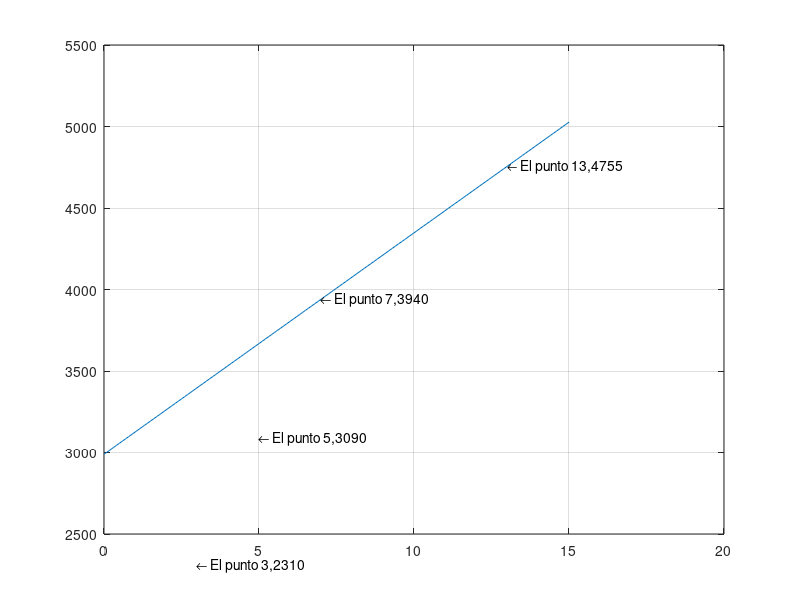
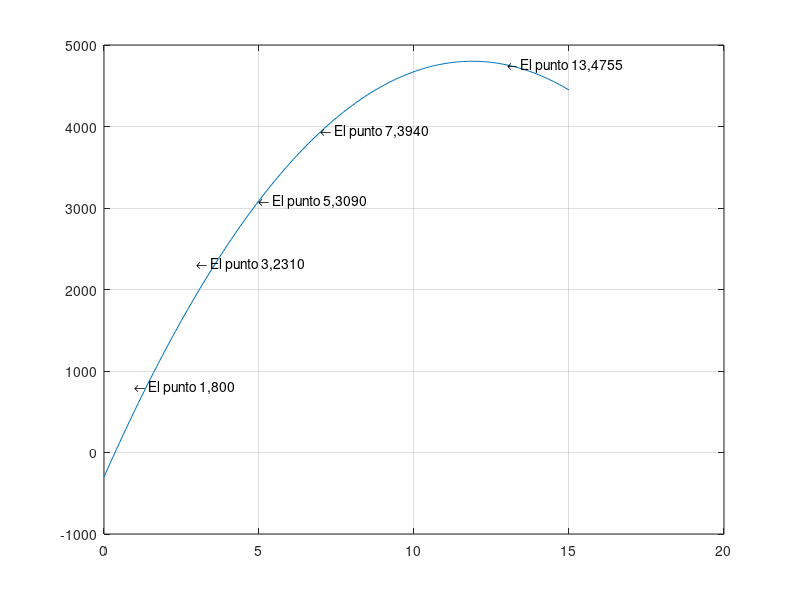
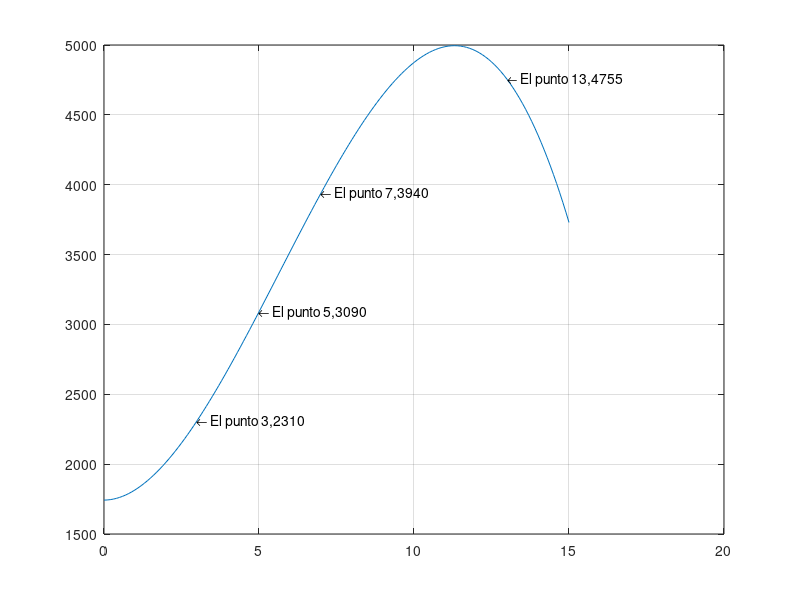
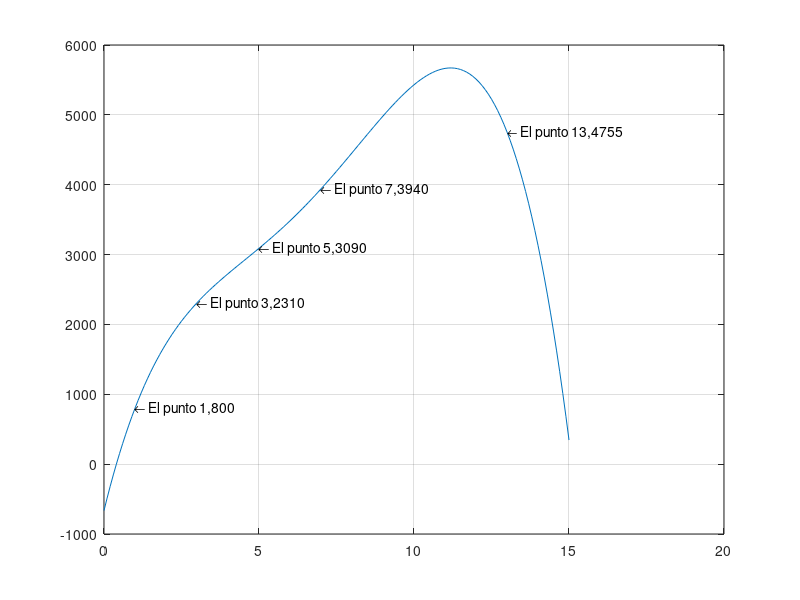

The MATLAB source for these figures, in order:
% Polinomio de interpolacion de Lagrange
% Programacion Numerica
% Jose Luis Romero Vazquez
% 26/05/21

clc, clear

%xs=[1 3 5 7 13];
%ys=[800 2310 3090 3940 4755];
xs=[5 7 13];
ys=[3090 3940 4755];
%xs=[7 13];
%ys=[3940 4755];
x=10;

n=length(xs);

yi=0;
pol='0';
%Para contruir la funcion, se inicializa en 0 donde se alamacenaran los
%coeficientes y texto que lo componen

%Calcular los n factores de lagrange
for i=1:n
%cada factor es el producto de (x-xj)/(xi-xj) donde i sea distinto de j  
    producto=ys(i);
    termino=num2str(ys(i));
    %Convertir a texto 
    for j=1:n
        if i~=j
            producto=producto*(x-xs(j))/(xs(i)-xs(j));
            %Calculo de los productos de f(x) por las diferencias
            termino=strcat(termino,'*(x-',num2str(xs(j)),')/(',num2str(xs(i)),'-',num2str(xs(j)),')');
            %Se concatenan los termino que componen la funcion para que al
            %final se puede conocer la funcion
        end
    end
    %sumar cada termino (todos los productos con el valor anterior)
    yi=yi+producto;
    pol=strcat(pol,'+',termino);
    %Concatena los terminos para dar como resultado final la funcion del
    %polinomio
end
fprintf('\nEl valor faltante segun el polinomio calculado es: %f\n',yi)
disp('El polinomio obtenido es:')
pol



x1=0:0.1:15;

%1er grado
f1=0+3940.*(x1-13)/(7-13)+4755.*(x1-7)/(13-7);%con 7 y 13

%2do grado
f2=0+3090.*(x1-7)/(5-7).*(x1-13)/(5-13)+3940.*(x1-5)/(7-5).*(x1-13)/(7-13)+4755.*(x1-5)/(13-5).*(x1-7)/(13-7);%con 5,7 y 13

%3er grado
f3=0+2310.*(x1-5)/(3-5).*(x1-7)/(3-7).*(x1-13)/(3-13)+3090.*(x1-3)/(5-3).*(x1-7)/(5-7).*(x1-13)/(5-13)+3940.*(x1-3)/(7-3).*(x1-5)/(7-5).*(x1-13)/(7-13)+4755.*(x1-3)/(13-3).*(x1-5)/(13-5).*(x1-7)/(13-7);%Con 3,5,7 Y 13

%4to grado (Con 1,3,5,7 y 13)
f4=0+800.*(x1-3)/(1-3).*(x1-5)/(1-5).*(x1-7)/(1-7).*(x1-13)/(1-13)+2310.*(x1-1)/(3-1).*(x1-5)/(3-5).*(x1-7)/(3-7).*(x1-13)/(3-13)+3090.*(x1-1)/(5-1).*(x1-3)/(5-3).*(x1-7)/(5-7).*(x1-13)/(5-13)+3940.*(x1-1)/(7-1).*(x1-3)/(7-3).*(x1-5)/(7-5).*(x1-13)/(7-13)+4755.*(x1-1)/(13-1).*(x1-3)/(13-3).*(x1-5)/(13-5).*(x1-7)/(13-7);

%*Inician graficas*

%1er grado
%Con 7 y 13
figure(1)
plot(x1,f1)

text(1,800,'\leftarrow El punto 1,800')
text(3,2310,'\leftarrow El punto 3,2310')
text(5,3090,'\leftarrow El punto 5,3090')
text(7,3940,'\leftarrow El punto 7,3940')
text(13,4755,'\leftarrow El punto 13,4755')
grid on;

%2do grado
%Con 5,7 y 13
figure(2)
plot (x1,f2)
text(1,800,'\leftarrow El punto 1,800')
text(3,2310,'\leftarrow El punto 3,2310')
text(5,3090,'\leftarrow El punto 5,3090')
text(7,3940,'\leftarrow El punto 7,3940')
text(13,4755,'\leftarrow El punto 13,4755')
grid on;

%3er grado
%Con 3, 5, 7 Y 13
figure(3)
plot (x1,f3)
text(1,800,'\leftarrow El punto 1,800')
text(3,2310,'\leftarrow El punto 3,2310')
text(5,3090,'\leftarrow El punto 5,3090')
text(7,3940,'\leftarrow El punto 7,3940')
text(13,4755,'\leftarrow El punto 13,4755')
grid on;

%4to grado (Con 1,3,5,7 y 13)
figure(4)
plot (x1,f4)
text(1,800,'\leftarrow El punto 1,800')
text(3,2310,'\leftarrow El punto 3,2310')
text(5,3090,'\leftarrow El punto 5,3090')
text(7,3940,'\leftarrow El punto 7,3940')
text(13,4755,'\leftarrow El punto 13,4755')
grid on;

